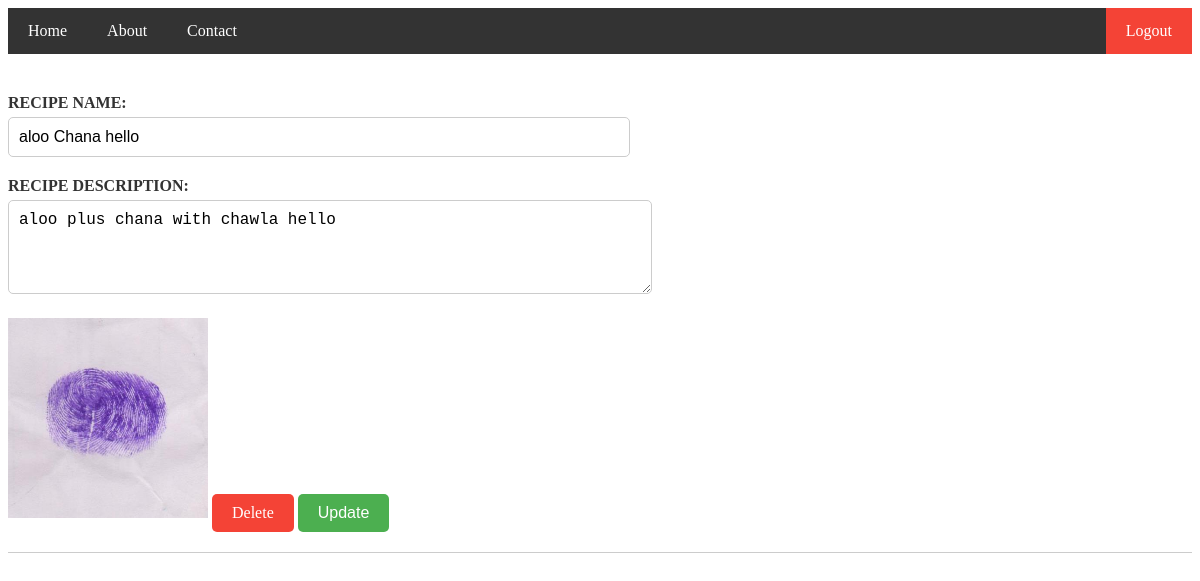
Before: /home/ (signed in) with the older database file.
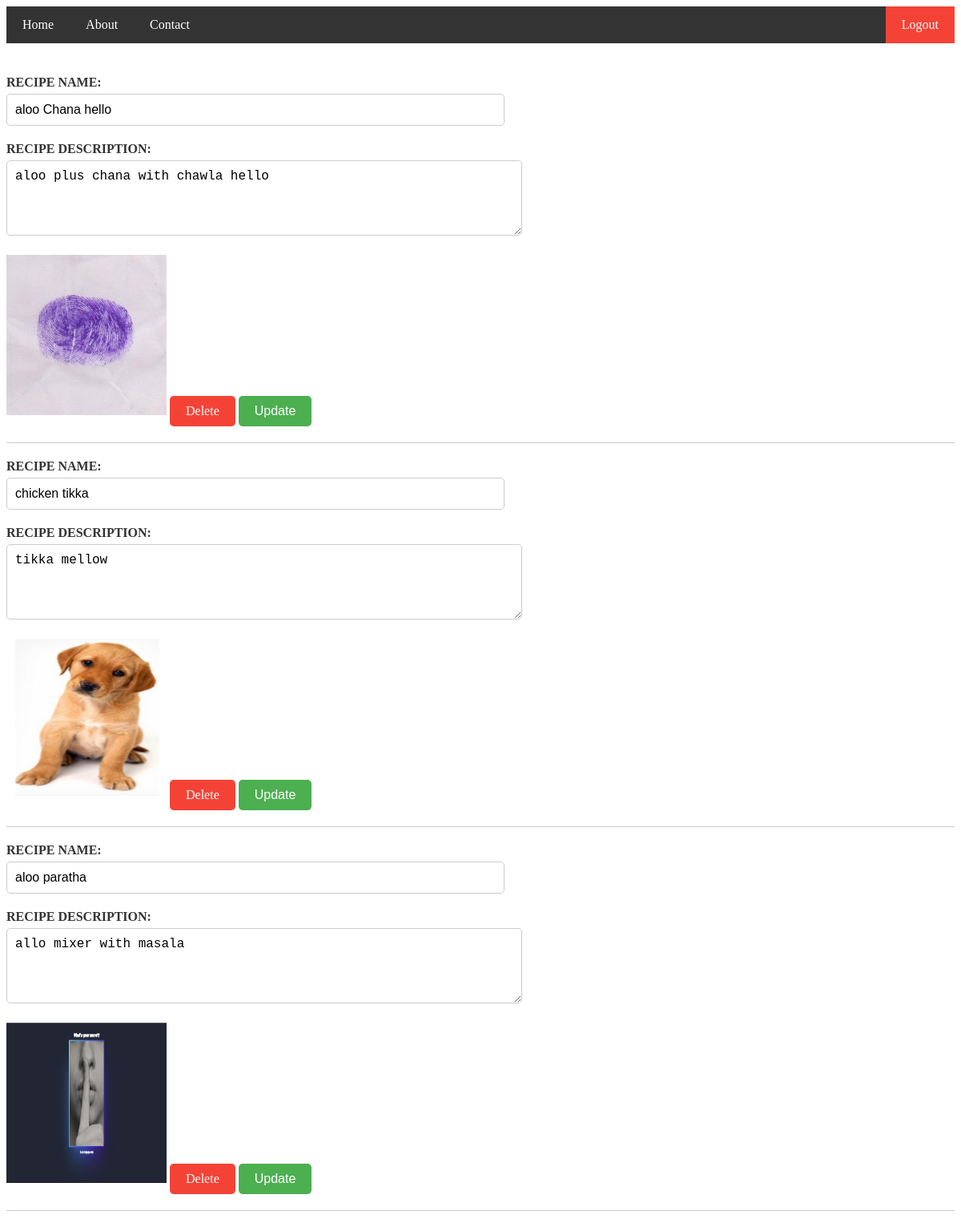
After: the same page with the newer database file.
### vege/models.py (models this page shows)
class Recipe(models.Model):
    user = models.ForeignKey(
        User, on_delete=models.SET_NULL, null=True, blank=True)
    recipe_name = models.CharField(max_length=50)
    recipe_description = models.TextField()
    image_field = models.ImageField(upload_to='recipe/')
    recipe_view_count = models.IntegerField(default=1)

### vege/views.py (the view)
# urls.py: 2. Add a URL to urlpatterns:  path('', Home.as_view(), name='home')
@login_required(login_url="/login/")
def Home(request):
    recipes = Recipe.objects.all()
    return render(request, 'home.html', {'recipes': recipes})

### vege/templates/home.html (shortened to what this page needs)
<!DOCTYPE html>
<html lang="en">
  <head>
  </head>
  <body>
    <div class="navbar">
      <a href="#home">Home</a>
      <a href="#about">About</a>
      <a href="#contact">Contact</a>
      <div class="logout">
        {% if request.user.is_authenticated %}
        <a href="/logout/">Logout</a>
        {% else %}
        <a href="/login/">Login</a>
        {%endif%}
      </div>
    </div>
    {% for recipe in recipes %}
    <div>
      <form action="/update/{{ recipe.id }}/" method="post">
        <label for="recipe_name">RECIPE NAME:</label>
        <input
          type="text"
          id="recipe_name"
          name="recipe_name"
          class="recipe-input"
          value="{{ recipe.recipe_name }}"
        />
        <label for="recipe_description">RECIPE DESCRIPTION:</label>
        <textarea
          id="recipe_description"
          name="recipe_description"
          class="recipe-textarea"
          rows="4"
        >
{{recipe.recipe_description}}
    </textarea
        >
        <img
          src="/media/{{recipe.image_field}}"
          alt="Recipe photo"
          style="height: 200px; width: 200px"
        />
        <a href="/delete/{{recipe.id}}" class="delete-button">Delete</a>
        <button type="submit" class="update-button">Update</button>
      </form>
    </div>
    <hr />
    {% endfor %}
  </body>
</html>

### vege/templates/home.html (style rules this page uses)
.delete-button { background-color: #f44336; border: none; color: white; padding: 10px 20px; text-align: center; text-decoration: none; display: inline-block; font-size: 16px; border-radius: 5px; cursor: pointer; transition: background-color 0.3s; }
.update-button { background-color: #4caf50; border: none; color: white; padding: 10px 20px; text-align: center; text-decoration: none; display: inline-block; font-size: 16px; border-radius: 5px; cursor: pointer; transition: background-color 0.3s; }
.recipe-input { width: 100%; padding: 10px; margin-bottom: 20px; border: 1px solid #ccc; border-radius: 5px; box-sizing: border-box; font-size: 16px; }
.recipe-textarea { width: 100%; padding: 10px; margin-bottom: 20px; border: 1px solid #ccc; border-radius: 5px; font-size: 16px; color: black; resize: vertical; }
form { display: inline-block; }
label { display: block; font-weight: bold; margin-bottom: 5px; color: #333; }
hr { border: none; height: 1px; background-color: #ccc; margin: 20px 0; }
.navbar { background-color: #333; overflow: hidden; margin-bottom: 40px; }
.navbar a { float: left; display: block; color: white; text-align: center; padding: 14px 20px; text-decoration: none; }
.logout { float: right; }
.logout a { padding: 14px 20px; background-color: #f44336; }

Changed rows visible on the page:
added Recipe: recipe_name "chicken tikka", recipe_description "tikka mellow", image_field (picture)
added Recipe: recipe_name "aloo paratha", recipe_description "allo mixer with masala", image_field (picture)
